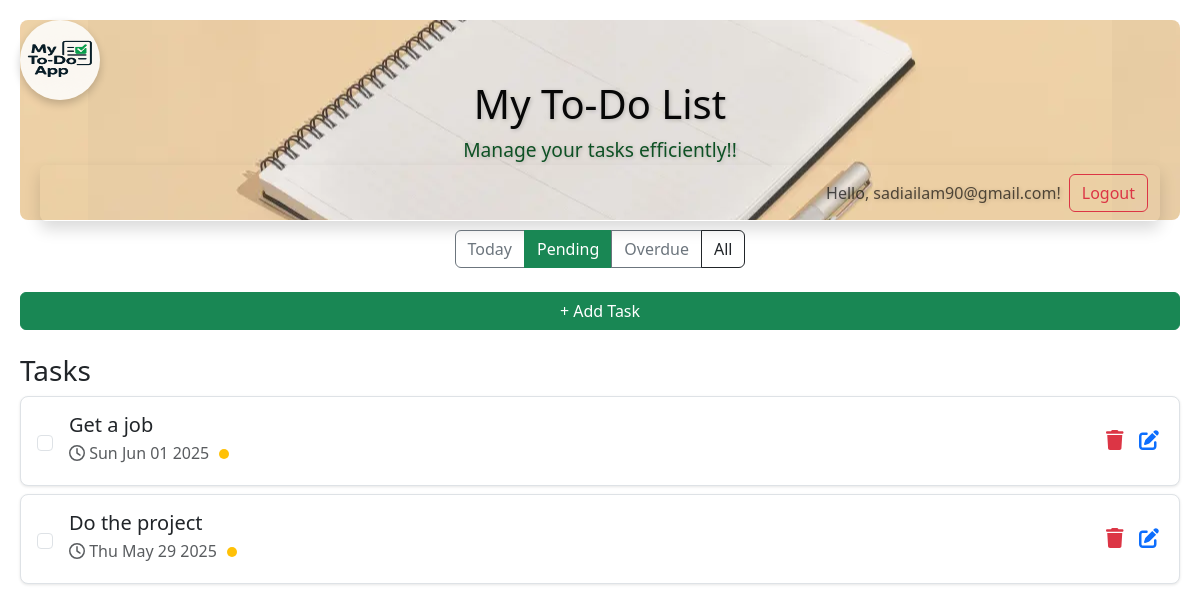
The page /filter/pending/ (signed in) on the database its author committed.
### ToDoApp_app/models.py (models this page shows, shortened)
class Task(models.Model):
    user = models.ForeignKey(User, on_delete=models.CASCADE,default=None, null=True, blank=True)
    title = models.CharField(max_length=255)
    due_date = models.DateField(null=True, blank=True)
    completed = models.BooleanField(default=False)

### ToDoApp_app/views.py (the view)
# urls.py: path('filter/<str:filter_type>/', views.task_list, name='filtered_tasks'),
@login_required
def task_list(request, filter_type=None):
    tasks = Task.objects.filter(user=request.user)
    if filter_type == 'today':
        tasks = tasks.filter(due_date=date.today(), completed=False)
    elif filter_type == 'pending':
        tasks = tasks.filter(completed=False, due_date__isnull=False, due_date__gt=date.today())
    elif filter_type == 'overdue':
        tasks = tasks.filter(completed=False, due_date__lt=date.today())
    return render(request, 'task_list.html', {'tasks': tasks, 'current_filter': filter_type})

### ToDoApp_app/templates/task_list.html (shortened to what this page needs)
{% extends 'base.html' %}
{% load static %}
{% block content %}
<div class="text-center mb-4">
    <div class="btn-group">
      <a href="{% url 'filtered_tasks' 'today' %}" class="btn {% if current_filter == 'today' %}btn-success{% else %}btn-outline-secondary{% endif %}">Today</a>
      <a href="{% url 'filtered_tasks' 'pending' %}" class="btn {% if current_filter == 'pending' %}btn-success{% else %}btn-outline-secondary{% endif %}">Pending</a>
      <a href="{% url 'filtered_tasks' 'overdue' %}" class="btn {% if current_filter == 'overdue' %}btn-success{% else %}btn-outline-secondary{% endif %}">Overdue</a>
      <a href="{% url 'task_list' %}" class="btn {% if not current_filter %}btn-dark{% else %}btn-outline-dark{% endif %}">All</a>
    </div>
</div>
<div class="text-end mb-3">
    <button type="button" class="btn btn-success" data-bs-toggle="modal" data-bs-target="#addTaskModal">
        + Add Task
    </button>
</div>
<h3 class="mt-4">Tasks</h3>
{% for task in tasks %}
    <div class="task-card task d-flex align-items-center justify-content-between p-3 mb-2 border" data-task-id="{{ task.id }}">
        <div class="d-flex align-items-center">
            <input type="checkbox" class="form-check-input me-3 complete-checkbox" {% if task.completed %}checked{% endif %}>
            <div class="task-details">
                <h5 class="mb-1">{{ task.title }}</h5>
                <p class="mb-1 text-muted">
                    <i class="far fa-clock"></i>
                    {% if task.due_date %}
                        {{ task.due_date|date:"D M d Y" }}
                    {% else %}
                        No due date
                    {% endif %}
                    <span class="badge-dot {% if task.completed %}badge-red{% else %}badge-yellow{% endif %}"></span>
                </p>
            </div>
        </div>
        <div class="d-flex gap-2">
            <a href="{% url 'delete_task' task.id %}" class="icon-btn" title="Delete">
                <i class="fas fa-trash text-danger"></i>
            </a>
            <a href="{% url 'update_task' task.id %}" class="icon-btn" title="Edit">
                <i class="fas fa-edit text-primary"></i>
            </a>
        </div>
    </div>
{% empty %}
    <p class="text-center text-muted">No tasks found.</p>
{% endfor %}
{% endblock %}

### ToDoApp_app/templates/base.html (shortened to what this page needs)
{% load static %}
<!DOCTYPE html>
<html lang="en">
<head>
    <link rel="stylesheet" href="{% static 'css/style.css' %}">
    <link href="https://cdn.jsdelivr.net/npm/bootstrap@5.3.3/dist/css/bootstrap.min.css" rel="stylesheet">
    <link rel="stylesheet" href="https://cdnjs.cloudflare.com/ajax/libs/font-awesome/6.4.0/css/all.min.css"
/>
</head>
<body class="full-height-body {% block body_class %}{% endblock %}">
    <div class="header">
        <h1 class="text-center">My To-Do List</h1>
        <p class="text-center">Manage your tasks efficiently!!</p>
        <a href="{% url 'task_list' %}" class="logo-link">
            <img src="{% static 'images/logo.PNG' %}" alt="Logo" class="logo-image" />
        </a>
        <nav class="navbar navbar-expand-lg navbar-light mb-4 shadow rounded ">
            <div class="container-fluid d-flex justify-content-between">
                {% if user.is_authenticated %}
                    <div class="d-flex align-items-center ms-auto">
                        <span class="navbar-text me-2">Hello, {{ user.username }}!</span>
                        <form action="{% url 'logout' %}" method="post" style="display: inline;">
                            <button type="submit" class="btn btn-outline-danger">Logout</button>
                        </form>
                    </div>
                {% else %}
                    <div class="d-flex ms-auto">
                        <a href="{% url 'login' %}" class="btn btn-outline-primary me-2">Login</a>
                        <a href="{% url 'register' %}" class="btn btn-outline-success">Register</a>
                    </div>
                {% endif %}
            </div>
        </nav>
    </div>
    <div class="page-container">
        {% block content %}{% endblock %}
    </div>
</body>
</html>

### ToDoApp_app/static/css/style.css (style rules this page uses)
body { font-family: Arial, sans-serif; background-color: #f8f9fa; padding: 20px; }
.header { margin-top: auto; background-image: url('../images/image.png'); background-position: center; padding: 60px 20px; border-radius: 8px; text-shadow: 1px 1px 4px rgba(0, 0, 0, 0.2); margin-bottom: 10px; width: 100%; height: 200px; display: flex; flex-direction: column; }
.header h1 { font-size: 2.5rem; margin-bottom: 0.5rem; color: #070707; }
.header p { font-size: 1.2rem; color: #0e5124; margin-bottom: 0; }
.logo-link { position: absolute; top: 20px; left: 20px; display: flex; align-items: center; text-decoration: none; }
.logo-image { height: 80px; width: 80px; border-radius: 50%; box-shadow: 0 4px 8px rgba(0, 0, 0, 0.2); transition: transform 0.2s; }
.task-card { background-color: #fff; box-shadow: 0 1px 3px rgba(0, 0, 0, 0.1); transition: all 0.2s ease-in-out; border-radius: 8px; }
.badge-dot { height: 10px; width: 10px; border-radius: 50%; display: inline-block; margin-left: 6px; }
.badge-yellow { background-color: #ffc107; }
.icon-btn { text-decoration: none; font-size: 1.25rem; padding: 0.25rem; transition: transform 0.2s; }
.text-primary { color: #007bff !important; }
.text-center { text-align: center; }
.btn-success { width: 100%; }

### rows shown on the page
Task: title "Get a job", due_date "Sun Jun 01 2025"
Task: title "Do the project", due_date "Thu May 29 2025"

### other values the page prints
{{ user.username }} "sadiailam90@gmail.com"
